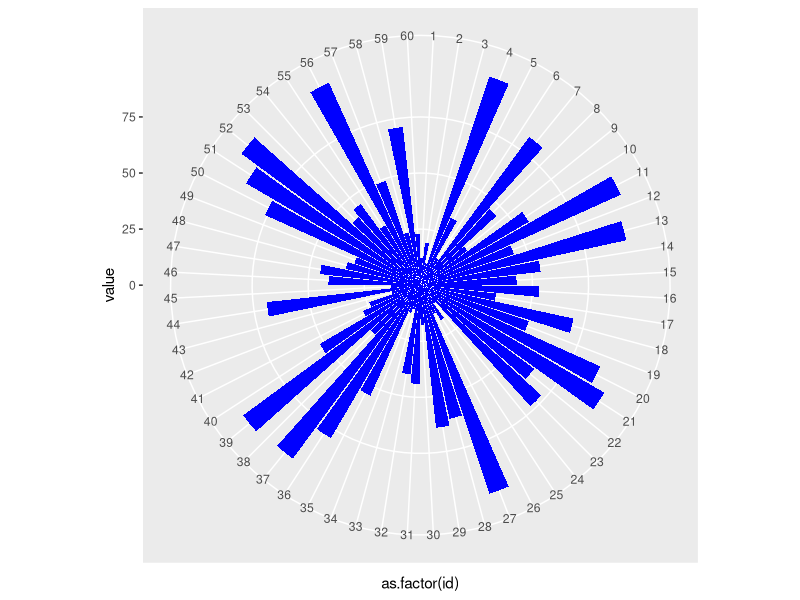
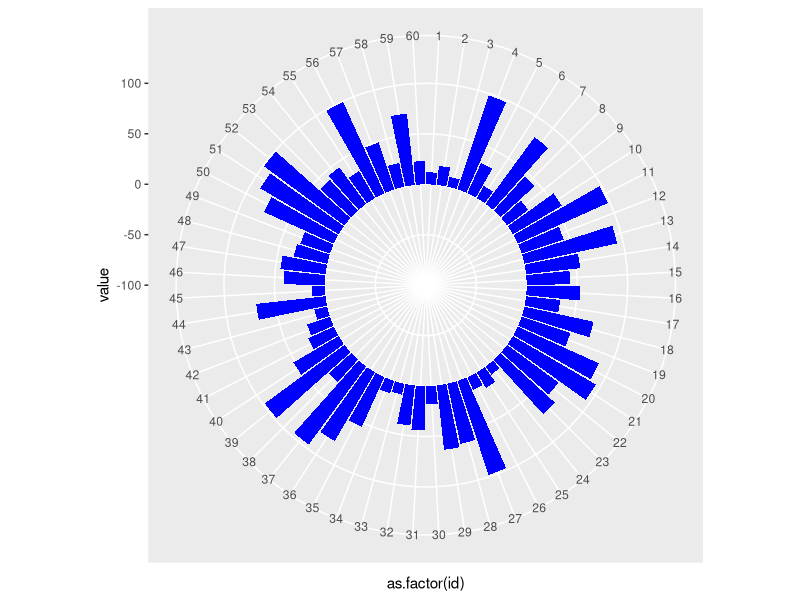
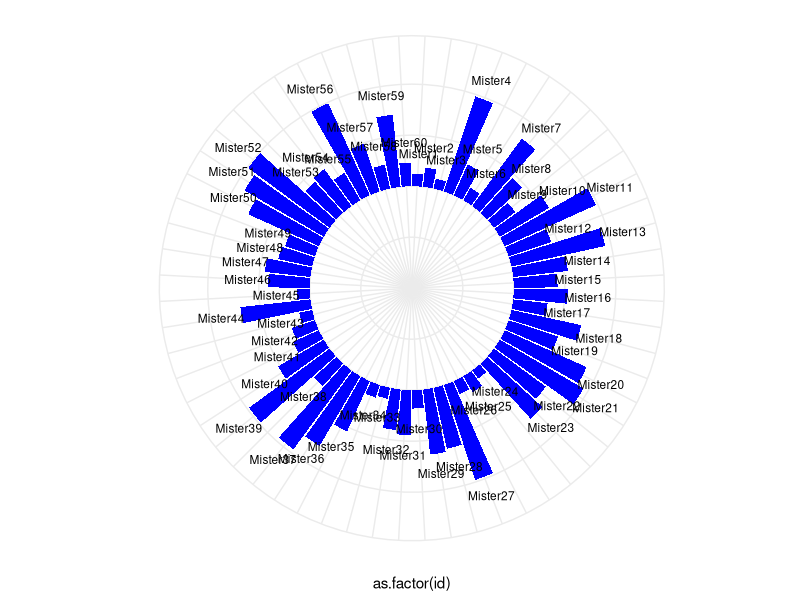
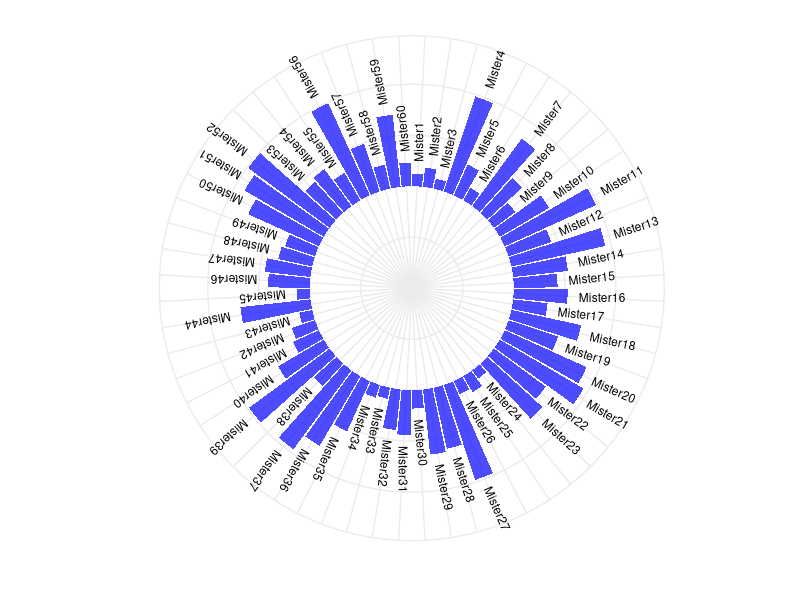
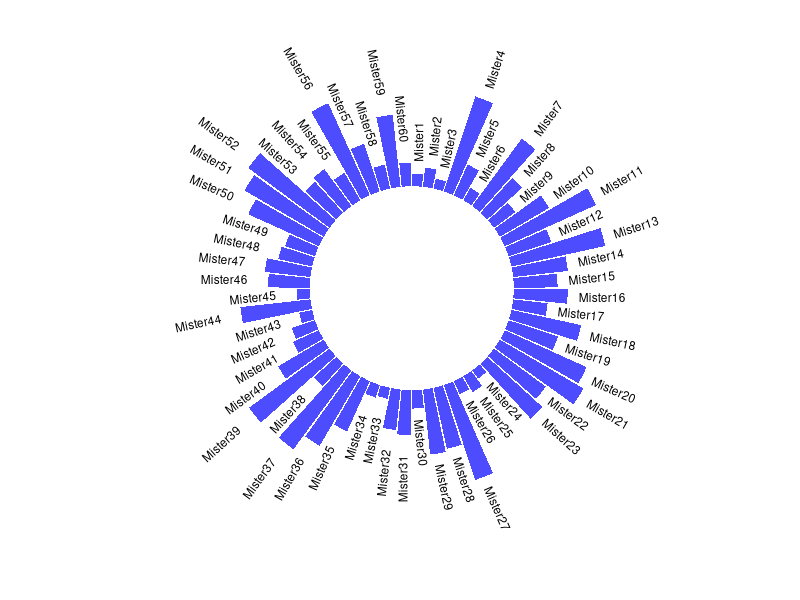
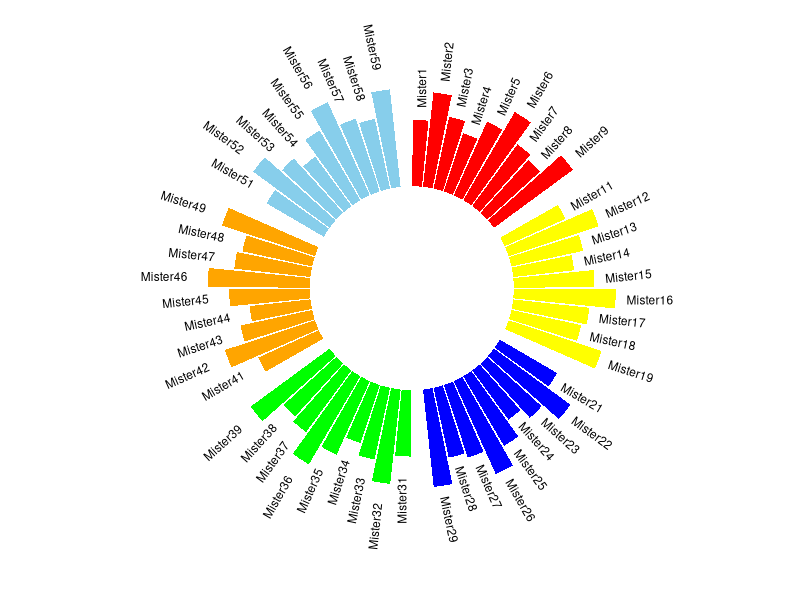

The R source for these figures, in order: (Note: this script raises an error after producing the figures.)
###2019.5.14
#环形柱状图

#https://www.jianshu.com/p/410a909fe911
#https://www.r-graph-gallery.com/297-circular-barplot-with-groups/

#准备数据
df <- data.frame(individual=paste("Mister",seq(1,60),sep=""),value=sample(seq(10,100),60,replace=T))
df$id <- seq(1,nrow(df))
library(ggplot2)
#简易柱形图
p<-ggplot(df,aes(x=as.factor(id),y=value))+geom_bar(stat="identity",fill="blue")
#简易环状柱形图
p+coord_polar()

#环状图中间搞成空心，看起来好像美观一点
p+ylim(-100,120)+coord_polar()
#添加标签
p+coord_polar()+ylim(-100,120)+
  geom_text(aes(x=id,y=value+20,label=individual),size=3)+
  theme_minimal()+ylab("")+
  theme(axis.text.x = element_blank(),
        axis.text.y = element_blank(),
        axis.ticks.y = element_blank())

#为参数hjust和angle赋予数据来调控标签的位置
df$angle <- 96-df$id*6
ggplot(df,aes(x=as.factor(id),y=value))+
  geom_bar(stat="identity",fill=alpha("blue",0.7))+
  coord_polar()+ylim(-100,120)+
  geom_text(aes(x=id,y=value+20,label=individual,angle=angle),
            size=3,hjust=0.2)+
  theme_minimal()+ylab("")+xlab("")+
  theme(axis.text.y = element_blank(),
        axis.ticks.y = element_blank(),
        axis.text.x = element_blank())

#在完善一下
df$angle1<-ifelse(df$id<=30,96-df$id*6,96-df$id*6+180)
df$hjust<-ifelse(df$id<=30,0.2,1)
ggplot(df,aes(x=as.factor(id),y=value))+
  geom_bar(stat="identity",fill=alpha("blue",0.7))+
  coord_polar()+ylim(-100,120)+
  geom_text(aes(x=id,y=value+20,label=individual,
                angle=angle1,hjust=hjust),size=3)+
  theme_minimal()+ylab("")+xlab("")+
  theme(axis.text.y = element_blank(),
        axis.ticks.y = element_blank(),
        axis.text.x = element_blank(),
        panel.grid = element_blank())

#value中添加缺失值，画图时就会出现空白的部分从而达到分割的目的
df1<-data.frame(individual=paste("Mister",seq(1,60),sep=""),
                value=rep(c(sample(60:100,9,replace=T),NA),6))
df1$id<-seq(1,nrow(df1))
df1
df1$angle<-df$angle1
df1$hjust<-df$hjust
df1
df1$fill<-c(rep("A",10),rep("B",10),rep("C",10),rep("D",10),rep("E",10),rep("F",10))
ggplot(df1,aes(x=as.factor(id),y=value))+
  geom_bar(stat="identity",aes(fill=fill))+
  coord_polar()+ylim(-100,120)+
  geom_text(aes(x=id,y=value+20,label=individual,
                angle=angle,hjust=hjust),size=3)+
  theme_minimal()+ylab("")+xlab("")+
  theme(axis.text.y = element_blank(),
        axis.ticks.y = element_blank(),
        axis.text.x = element_blank(),
        panel.grid = element_blank(),
        legend.position="none")+
  scale_fill_manual(values=c("red","yellow","blue","green","orange","skyblue"))

#小知识点：ggplot2更改绘图区空白大小
#https://ggplot2.tidyverse.org/reference/element.html
theme(plot.margin=unit(c(1,1,1,1),'cm'))
#更改里面的数值即可
#比如可以比较一下以下两条命令的区别
df<-data.frame(A=1:10,B=10:1)
p<-ggplot(df,aes(x=A,y=B))+geom_point()
p+theme(plot.margin=unit(1,1,1,1),'cm')
p+theme(plot.margin=unit(2,2,2,2),'cm')






###############################
setwd("E:/桌面/ITS引物评价文章/2018.1.10 十二稿-Molcular ecology resources/文章修改文件/primer/")
x<-read.table(file="ITS1.txt",sep="\t",header=T)  
x
x$id<-seq(1,nrow(x))
n = 360/nrow(x)
m = round(nrow(x)/2)
x$angle<-ifelse(x$id<=m,96-x$id*n,96-x$id*n+180)  ##
x$hjust<-ifelse(x$id<=m,0.05,1) ##左右两部分的phylum名字距离
#x$fill<-c(rep("A",9),rep("B",2),rep("C",5)) #####每个引物分别调整三组的个数
x$fill<-c(rep("A",9),rep("B",2)) #####每个引物分别调整三组的个数
x
library(ggplot2)
p1 = ggplot(x,aes(x=as.factor(id),y=value))+
  geom_bar(stat="identity",aes(fill=fill))+
  coord_polar()+ylim(-80,180)+
  geom_text(aes(x=id,y=value+20,label=Phylum,
                angle=angle,hjust=hjust),size = 4,fontface = "bold",family = "serif")+  
  theme_minimal()+ylab("")+xlab("")+
  theme(axis.text.y = element_blank(),
        axis.ticks.y = element_blank(),
        axis.text.x = element_blank(),
        panel.grid = element_blank(),
        legend.position="none")+
  scale_fill_manual(values=c("red","orange","skyblue"))
  #scale_fill_manual(values=c("red","orange"))
p1
# prepare a data frame for base lines
base_data=x %>% 
  group_by(fill) %>% 
  summarize(start=min(id)+1, end=max(id)) %>% 
  rowwise() %>% 
  mutate(title=mean(c(start, end)))
p1 = p1 + geom_segment(data=base_data, aes(x = start, y = -5, xend = end, yend = -5), colour = "black", alpha=0.8, size=0.6 , inherit.aes = FALSE )
p1

#################
##优化，中间加数字和弧线。hjust一直有问题，不用了。
library(tidyverse)

# Create dataset
data<-read.table(file="ITS1ss.txt",sep="\t",header=T)  ;data

# Set a number of 'empty bar' to add at the end of each group
empty_bar=3
to_add = data.frame( matrix(NA, empty_bar*nlevels(data$group), ncol(data)) )
colnames(to_add) = colnames(data)
to_add$group=rep(levels(data$group), each=empty_bar)
data=rbind(data, to_add)
data=data %>% arrange(group)
data$id=seq(1, nrow(data))
data
# Get the name and the y position of each label
label_data=data
number_of_bar=nrow(label_data)
angle= 90 - 360 * (label_data$id-0.5) /number_of_bar     # I substract 0.5 because the letter must have the angle of the center of the bars. Not extreme right(1) or extreme left (0)
label_data$hjust<-ifelse( angle < -90, 1, 0)
label_data$angle<-ifelse(angle < -90, angle+180, angle)

# prepare a data frame for base lines
base_data=data %>% 
  group_by(group) %>% 
  summarize(start=min(id), end=max(id) - empty_bar) %>% 
  rowwise() %>% 
  mutate(title=mean(c(start, end)))

# prepare a data frame for grid (scales)
grid_data = base_data
grid_data$end = grid_data$end[ c( nrow(grid_data), 1:nrow(grid_data)-1)] + 1
grid_data$start = grid_data$start - 1
grid_data=grid_data[-1,]

# Make the plot
p = ggplot(data, aes(x=as.factor(id), y=value, fill=group)) +       # Note that id is a factor. If x is numeric, there is some space between the first bar
  
  geom_bar(aes(x=as.factor(id), y=value, fill=group), stat="identity", alpha=0.5) +
  
  # Add a val=100/75/50/25 lines. I do it at the beginning to make sur barplots are OVER it.
  geom_segment(data=grid_data, aes(x = end, y = 80, xend = start, yend = 80), colour = "grey", alpha=1, size=0.3 , inherit.aes = FALSE ) +
  geom_segment(data=grid_data, aes(x = end, y = 60, xend = start, yend = 60), colour = "grey", alpha=1, size=0.3 , inherit.aes = FALSE ) +
  geom_segment(data=grid_data, aes(x = end, y = 40, xend = start, yend = 40), colour = "grey", alpha=1, size=0.3 , inherit.aes = FALSE ) +
  geom_segment(data=grid_data, aes(x = end, y = 20, xend = start, yend = 20), colour = "grey", alpha=1, size=0.3 , inherit.aes = FALSE ) +
  
  # Add text showing the value of each 100/75/50/25 lines
  annotate("text", x = rep(max(data$id),4), y = c(20, 40, 60, 80), label = c("20", "40", "60", "80") , color="grey", size=3 , angle=0, fontface="bold", hjust=1) +
  
  geom_bar(aes(x=as.factor(id), y=value, fill=group), stat="identity", alpha=0.5) +
  ylim(-100,120) +
  theme_minimal() +
  theme(
    legend.position = "none",
    axis.text = element_blank(),
    axis.title = element_blank(),
    panel.grid = element_blank(),
    plot.margin = unit(rep(-1,4), "cm") 
  ) +
  coord_polar() ;p
p = p + geom_text(data=label_data, aes(x=id, y=value+10, label=Phylum, hjust=hjust), color="black", fontface="bold",alpha=0.6, size=2.5, angle= label_data$angle, inherit.aes = FALSE ) +
  
  # Add base line information
  geom_segment(data=base_data, aes(x = start, y = -5, xend = end, yend = -5), colour = "black", alpha=0.8, size=0.6 , inherit.aes = FALSE )  +
  geom_text(data=base_data, aes(x = title, y = -18, label=group), hjust=c(1,1,0,0), colour = "black", alpha=0.8, size=4, fontface="bold", inherit.aes = FALSE)

p

#############5.21
#累积柱状图
setwd("E:/桌面/ITS引物评价文章/2018.1.10 十二稿-Molcular ecology resources/primer/")
x<-read.table(file="ITS4-fun.txt",sep="\t",header=T)  
x
library(ggplot2)

#门默认按照字母顺序排列
plot_theme = theme(panel.background=element_blank(),
                   panel.grid=element_blank(),
                   axis.line.x=element_line(size=.5, colour="black"),
                   axis.line.y=element_line(size=.5, colour="black"),
                   axis.ticks=element_line(color="black"),
                   axis.text=element_text(color="black", size=20),
                   legend.position="right",
                   legend.background=element_blank(),
                   legend.key=element_blank(),
                   legend.text= element_text(size=20),
                   text=element_text(family="sans", size=20)
)

p  = ggplot(x,aes(Phylum,percent,fill=type))+geom_bar(stat="identity",position="stack")
p = p + theme(axis.text= element_text(size=20, color="black", family  = "serif", face= "bold", vjust=0.5, hjust=0.5))+
        theme(axis.title = element_text(size=20, color="black", family  = "serif",face= "bold", vjust=0.5, hjust=0.5))
p = p + ylab("Percentage of covered phylum") + xlab("Phylum in database")+ 
        scale_y_continuous( breaks=seq(0,100,25))+
    guides(fill=guide_legend(title="ITS4-Fun")) + coord_flip()
p = p + plot_theme; p


####2019.8.30

##柱状图不够展示我的数据一气之下我把它掰弯了 

##https://mp.weixin.qq.com/s/XrNIpMUeV0rGbeZMW69hTA

##https://www.data-to-viz.com/graph/circularbarplot.html
##https://www.data-to-viz.com/graph/circularpacking.html